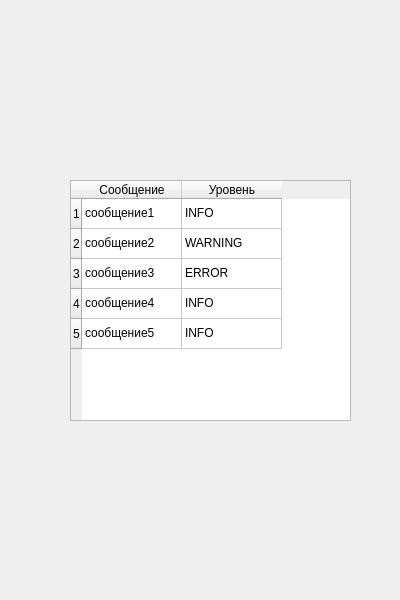
<?xml version="1.0" encoding="UTF-8"?>
<ui version="4.0">
 <class>MainWindow</class>
 <widget class="QMainWindow" name="MainWindow">
  <property name="geometry">
   <rect>
    <x>0</x>
    <y>0</y>
    <width>400</width>
    <height>600</height>
   </rect>
  </property>
  <property name="windowTitle">
   <string>MainWindow</string>
  </property>
  <widget class="QWidget" name="centralwidget">
   <widget class="QTableWidget" name="tableWidget">
    <property name="geometry">
     <rect>
      <x>70</x>
      <y>180</y>
      <width>281</width>
      <height>241</height>
     </rect>
    </property>
    <row>
     <property name="text">
      <string>1</string>
     </property>
    </row>
    <row>
     <property name="text">
      <string>2</string>
     </property>
    </row>
    <row>
     <property name="text">
      <string>3</string>
     </property>
    </row>
    <row>
     <property name="text">
      <string>4</string>
     </property>
    </row>
    <row>
     <property name="text">
      <string>5</string>
     </property>
    </row>
    <column>
     <property name="text">
      <string>Сообщение</string>
     </property>
    </column>
    <column>
     <property name="text">
      <string>Уровень</string>
     </property>
    </column>
    <item row="0" column="0">
     <property name="text">
      <string>сообщение1</string>
     </property>
    </item>
    <item row="0" column="1">
     <property name="text">
      <string>INFO</string>
     </property>
    </item>
    <item row="1" column="0">
     <property name="text">
      <string>сообщение2</string>
     </property>
    </item>
    <item row="1" column="1">
     <property name="text">
      <string>WARNING</string>
     </property>
    </item>
    <item row="2" column="0">
     <property name="text">
      <string>сообщение3</string>
     </property>
    </item>
    <item row="2" column="1">
     <property name="text">
      <string>ERROR</string>
     </property>
    </item>
    <item row="3" column="0">
     <property name="text">
      <string>сообщение4</string>
     </property>
    </item>
    <item row="3" column="1">
     <property name="text">
      <string>INFO</string>
     </property>
    </item>
    <item row="4" column="0">
     <property name="text">
      <string>сообщение5</string>
     </property>
    </item>
    <item row="4" column="1">
     <property name="text">
      <string>INFO</string>
     </property>
    </item>
   </widget>
  </widget>
 </widget>
 <resources/>
 <connections/>
</ui>
